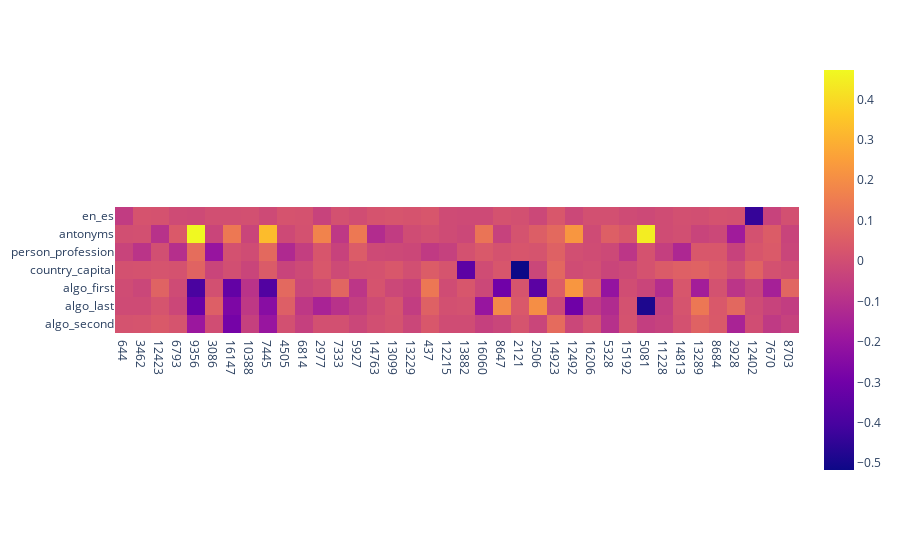

Write notebook code for a chart like this one.
### Code cell
import plotly.express as px
import pandas as pd
import numpy as np

normalized_losses = {}

for task_name, losses in task_losses.items():
    base_loss = losses[1]
    losses = losses[0]
    mean_loss = np.mean(losses)

    normalized_losses[task_name] = [(loss - base_loss) / base_loss for loss in losses]


df = pd.DataFrame([
    {"task": task_name, "feature": feature, "loss": loss}
    for task_name, losses in normalized_losses.items()
    for feature, loss in zip(features, losses)
])



heatmap = np.zeros((len(task_names), len(features)))

for i, task_name in enumerate(task_names):
    for j, feature in enumerate(features):
        heatmap[i, j] = normalized_losses[task_name][j]

fig = px.imshow(heatmap, x=[str(x) for x in features], y=task_names)

fig.show()

### Figure 1 — Plotly figure (JSON) as saved in the notebook; plotly's stock layout.template omitted (floating-point values rounded to 4 significant figures; data arrays with more than 128 entries replaced by an {"elided": "..."} marker saying what was removed)
{"data": [{"coloraxis": "coloraxis", "hovertemplate": "x: %{x}<br>y: %{y}<br>color: %{z}<extra></extra>", "name": "0", "type": "heatmap", "x": ["644", "3462", "12423", "6793", "9356", "3086", "16147", "10388", "7445", "4505", "6814", "2977", "7333", "5927", "14763", "13099", "13229", "437", "12215", "13882", "16060", "8647", "2121", "2506", "14923", "12492", "16206", "5328", "15192", "5081", "11228", "14813", "13289", "8684", "2928", "12402", "7670", "8703"], "xaxis": "x", "y": ["en_es", "antonyms", "person_profession", "country_capital", "algo_first", "algo_last", "algo_second"], "yaxis": "y", "z": {"elided": "7x38 float values"}}], "layout": {"coloraxis": {"colorscale": [[0, "#0d0887"], [0.1111, "#46039f"], [0.2222, "#7201a8"], [0.3333, "#9c179e"], [0.4444, "#bd3786"], [0.5556, "#d8576b"], [0.6667, "#ed7953"], [0.7778, "#fb9f3a"], [0.8889, "#fdca26"], [1, "#f0f921"]]}, "margin": {"t": 60}, "xaxis": {"anchor": "y", "constrain": "domain", "domain": [0, 1], "scaleanchor": "y"}, "yaxis": {"anchor": "x", "autorange": "reversed", "constrain": "domain", "domain": [0, 1]}}}
